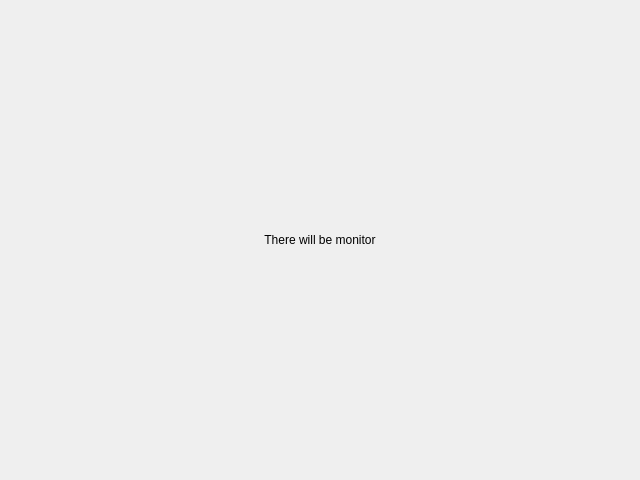
<?xml version="1.0" encoding="UTF-8"?>
<ui version="4.0">
 <class>V2_TabFileMonitor</class>
 <widget class="QWidget" name="V2_TabFileMonitor">
  <property name="geometry">
   <rect>
    <x>0</x>
    <y>0</y>
    <width>640</width>
    <height>480</height>
   </rect>
  </property>
  <property name="windowTitle">
   <string>Form</string>
  </property>
  <layout class="QVBoxLayout" name="verticalLayout">
   <item>
    <widget class="QLabel" name="label">
     <property name="text">
      <string>There will be monitor</string>
     </property>
     <property name="alignment">
      <set>Qt::AlignCenter</set>
     </property>
    </widget>
   </item>
  </layout>
 </widget>
 <resources/>
 <connections/>
</ui>
